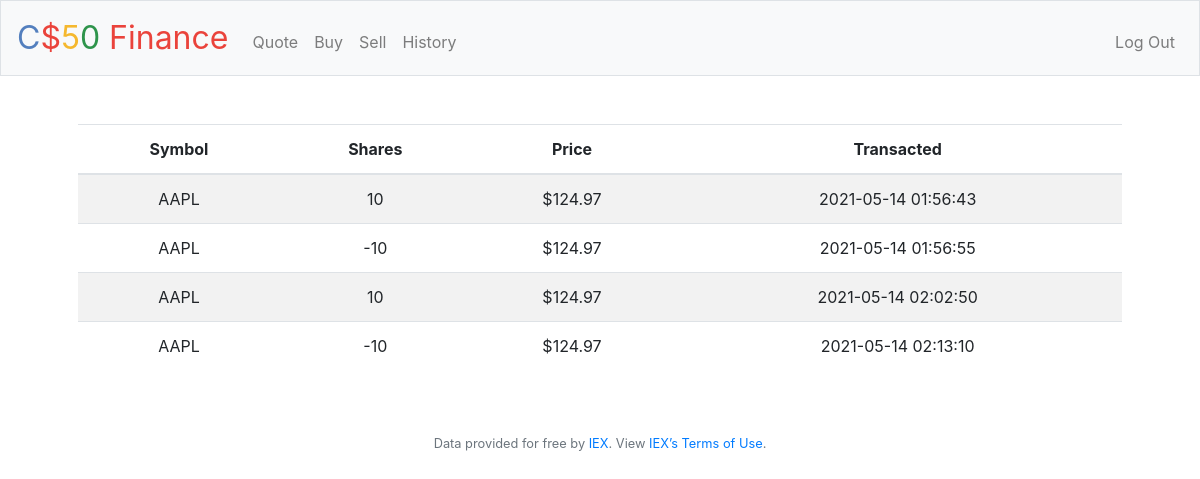
Screenshot of /history (signed in) with the database file from the repository.
### tables this page shows
CREATE TABLE 'trades' ('id' integer PRIMARY KEY AUTOINCREMENT NOT NULL, 'user_id' integer NOT NULL, 'date' datetime NOT NULL, 'symbol' varchar(10) NOT NULL, 'shares' integer NOT NULL, 'price' double precision);

### application.py (the view)
@app.route("/history")
@login_required
def history():
    ret = db.execute("SELECT * FROM trades where user_id = ?", session["user_id"])
    trades = []
    for item in ret:
        trades.append(Trade(item["symbol"], item["shares"], usd(item["price"]), item["date"]))
    return render_template("history.html", trades=trades)

### application.py (called while the page is built)
@app.after_request
def after_request(response):
    response.headers["Cache-Control"] = "no-cache, no-store, must-revalidate"
    response.headers["Expires"] = 0
    response.headers["Pragma"] = "no-cache"
    return response

### helpers.py (called while the page is built)
def login_required(f):
    @wraps(f)
    def decorated_function(*args, **kwargs):
        if session.get("user_id") is None:
            return redirect("/login")
        return f(*args, **kwargs)
    return decorated_function

def usd(value):
    return f"${value:,.2f}"

### templates/history.html (shortened to what this page needs)
{% extends "layout.html" %}
{% block main %}
    <table class="table table-striped">
        <thead>
            <tr>
                <th>Symbol</th>
                <th>Shares</th>
                <th>Price</th>
                <th>Transacted</th>
            </tr>
        </thead>
        <tbody>
            {% for item in trades %}
                <tr>
                    <td>{{item.symbol}}</td>
                    <td>{{item.shares}}</td>
                    <td>{{item.price}}</td>
                    <td>{{item.date}}</td>
                </tr>
            {% endfor %}
        </tbody>
    </table>
{% endblock %}

### templates/layout.html (shortened to what this page needs)
<!DOCTYPE html>
<html lang="en">
    <head>
        <link rel="stylesheet" href="https://cdn.jsdelivr.net/npm/bootstrap@4.5.3/dist/css/bootstrap.min.css">
        <link href="/static/styles.css" rel="stylesheet">
    </head>
    <body>
        <nav class="navbar navbar-expand-md navbar-light bg-light border">
            <a class="navbar-brand" href="/"><span class="blue">C</span><span class="red">$</span><span class="yellow">5</span><span class="green">0</span> <span class="red">Finance</span></a>
            <div class="collapse navbar-collapse" id="navbar">
                {% if session.user_id %}
                    <ul class="navbar-nav mr-auto mt-2">
                        <li class="nav-item"><a class="nav-link" href="/quote">Quote</a></li>
                        <li class="nav-item"><a class="nav-link" href="/buy">Buy</a></li>
                        <li class="nav-item"><a class="nav-link" href="/sell">Sell</a></li>
                        <li class="nav-item"><a class="nav-link" href="/history">History</a></li>
                    </ul>
                    <ul class="navbar-nav ml-auto mt-2">
                        <li class="nav-item"><a class="nav-link" href="/logout">Log Out</a></li>
                    </ul>
                {% else %}
                    <ul class="navbar-nav ml-auto mt-2">
                        <li class="nav-item"><a class="nav-link" href="/register">Register</a></li>
                        <li class="nav-item"><a class="nav-link" href="/login">Log In</a></li>
                    </ul>
                {% endif %}
            </div>
        </nav>
        <main class="container p-5">
            {% block main %}{% endblock %}
        </main>
        <footer class="small text-center text-muted">
            Data provided for free by <a href="https://iextrading.com/developer">IEX</a>. View <a href="https://iextrading.com/api-exhibit-a/">IEX’s Terms of Use</a>.
        </footer>
    </body>
</html>

### static/styles.css (style rules this page uses)
nav .navbar-brand { font-size: xx-large; }
nav .navbar-brand .blue { color: #537fbe; }
nav .navbar-brand .red { color: #ea433b; }
nav .navbar-brand .yellow { color: #f5b82e; }
nav .navbar-brand .green { color: #2e944b; }
main { overflow-x: auto; text-align: center; }

### rows the page displays
trades: symbol "AAPL", shares "10", price "$124.97", date "2021-05-14 01:56:43"
trades: symbol "AAPL", shares "-10", price "$124.97", date "2021-05-14 01:56:55"
trades: symbol "AAPL", shares "10", price "$124.97", date "2021-05-14 02:02:50"
trades: symbol "AAPL", shares "-10", price "$124.97", date "2021-05-14 02:13:10"
